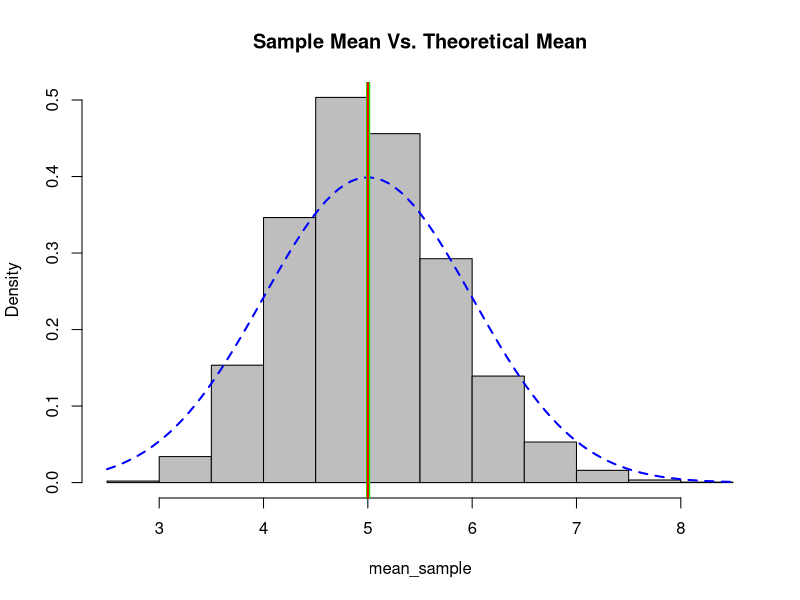

Write the R code that produced this figure.
library(fBasics)
set.seed(1)
## setting the parameters
lamda = 0.2
n = 40
sd = 1/lamda
mean = 1/lamda
## Simulating 1000 averages of 40 exponential variables 
## with lamda = 0.2 using for loop. 
mean_sample = NULL
for (i in 1:10000) mean_sample = c(mean_sample, mean(rexp(n, lamda)))
## CLT ==> mean_sample ~ N(mean, sd^2/n)
Theoretical_mean <- 1/lamda
Theoretical_var <- sd^2/n
sample_mean_mean <- mean(mean_sample)
sample_mean_var <- var(mean_sample)
hist(mean_sample, col="grey", main = "Sample Mean Vs. Theoretical Mean", prob=T)
curve(dnorm(x,5,1),col="blue",lty=2, lwd=2,add=T)
abline(v = sample_mean_mean, col = "green", lwd = 4)
abline(v=Theoretical_mean, col="red", lwd=2)
jarqueberaTest(mean_sample)
